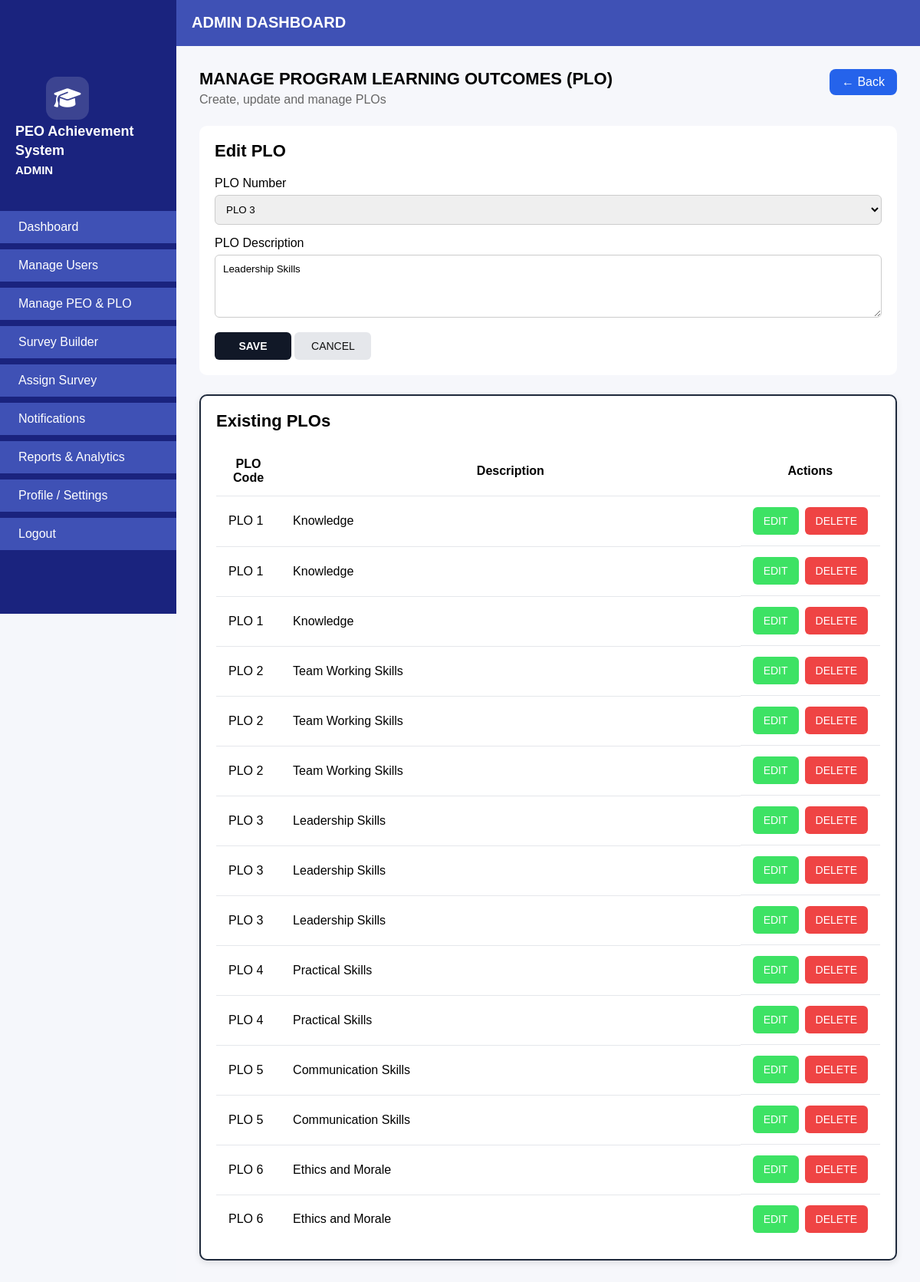
Page /manage_plo.php?edit_id=55 on the committed database.
### tables this page shows
CREATE TABLE `peo_plo_mapping` (
  `id` int(11) NOT NULL,
  `peo_code` varchar(10) DEFAULT NULL,
  `peo_description` text DEFAULT NULL,
  `plo_code` varchar(10) DEFAULT NULL,
  `plo_description` text DEFAULT NULL,
  `created_at` timestamp NOT NULL DEFAULT current_timestamp()
);

### manage_plo.php (the view, shortened to what this page needs)
<?php
require_once 'db.php';
$editPlo = null;
if (isset($_GET['edit_id'])) {
    $stmt = $pdo->prepare("
        SELECT * FROM peo_plo_mapping
        WHERE id = ?
    ");
    $stmt->execute([(int)$_GET['edit_id']]);
    $editPlo = $stmt->fetch(PDO::FETCH_ASSOC);
}
$plos = $pdo->query("
    SELECT id, plo_code, plo_description
    FROM peo_plo_mapping
    WHERE plo_code IS NOT NULL
    ORDER BY plo_code ASC
")->fetchAll(PDO::FETCH_ASSOC);
?>
<!DOCTYPE html>
<html lang="en">
<head>
<link rel="stylesheet"
    href="https://cdnjs.cloudflare.com/ajax/libs/font-awesome/6.5.1/css/all.min.css">
<link rel="stylesheet" href="assets/css/style.css">
</head>
<body>
<div class="top-header">
    <h2>ADMIN DASHBOARD</h2>
</div>
<div class="sidebar">
    <div class="logo">
        <div class="sidebar-icon">
    <i class="fa-solid fa-graduation-cap"></i>
    </div>
        PEO Achievement System<br><small>ADMIN</small>
    </div>
    <ul>
        <li><a href="dashboard.php">Dashboard</a></li>
        <li><a href="manage_users.php">Manage Users</a></li>
        <li class="active"><a href="manage_peo_plo.php">Manage PEO & PLO</a></li>
        <li><a href="survey_builder.php">Survey Builder</a></li>
        <li><a href="assign_survey.php">Assign Survey</a></li>
        <li><a href="notifications.php">Notifications</a></li>
        <li><a href="reports.php">Reports & Analytics</a></li>
        <li><a href="profile_settings.php">Profile / Settings</a></li>
        <li><a href="logout.php">Logout</a></li>
    </ul>
</div>
<div class="main-content">
<div class="page-header">
    <div>
        <h2>MANAGE PROGRAM LEARNING OUTCOMES (PLO)</h2>
        <p>Create, update and manage PLOs</p>
    </div>
    <a href="manage_peo_plo.php" class="btn-back">← Back</a>
</div>
<div class="form-box">
    <h3><?= $editPlo ? 'Edit PLO' : 'Add New PLO' ?></h3>
    <form method="POST">
        <div class="form-group">
            <label>PLO Number</label>
            <select name="plo_code" required>
                <?php
                $selectedPlo = $editPlo['plo_code'] ?? '';
                for ($i = 1; $i <= 15; $i++):
                    $code = "PLO $i";
                ?>
                    <option value="<?= $code ?>" <?= ($selectedPlo === $code) ? 'selected' : '' ?>>
                        <?= $code ?>
                    </option>
                <?php endfor; ?>
            </select>
        </div>
        <div class="form-group">
            <label>PLO Description</label>
            <textarea name="plo_description" rows="4" required><?= htmlspecialchars($editPlo['plo_description'] ?? '') ?></textarea>
        </div>
        <button type="submit" name="<?= $editPlo ? 'edit_plo' : 'add_plo' ?>" class="btn-primary">
            SAVE
        </button>
        <?php if ($editPlo): ?>
            <a href="manage_plo.php" class="btn-secondary">CANCEL</a>
        <?php endif; ?>
    </form>
</div>
<div class="card">
    <h3>Existing PLOs</h3>
    <table class="table">
        <tr>
            <th>PLO Code</th>
            <th>Description</th>
            <th>Actions</th>
        </tr>
        <?php if ($plos): foreach ($plos as $plo): ?>
        <tr>
            <td><?= htmlspecialchars($plo['plo_code']) ?></td>
            <td><?= htmlspecialchars($plo['plo_description']) ?></td>
            <td class="actions">
                <a href="?edit_id=<?= $plo['id'] ?>" class="btn-edit-sm">EDIT</a>
                <a href="?delete_id=<?= $plo['id'] ?>" class="btn-delete-sm"
                   onclick="return confirm('Delete this PLO?')">DELETE</a>
            </td>
        </tr>
        <?php endforeach; else: ?>
        <tr>
            <td colspan="3">No PLO available</td>
        </tr>
        <?php endif; ?>
    </table>
</div>
</div>
</body>
</html>

### assets/css/style.css (style rules this page uses)
* { margin: 0; padding: 0; box-sizing: border-box; font-family: Arial, sans-serif; }
html, body { height: 100%; background-color: #f5f5f5; background-image: radial-gradient(rgba(0,0,0,0.02) 1px, transparent 1px); background-size: 20px 20px; }
.top-header { width: 100%; height: 60px; background: #3F51B5; border-bottom: 1px solid #3F51B5; display: flex; align-items: center; padding-left: 250px; }
.top-header h2 { font-size: 20px; font-weight: bold; color: white; }
.sidebar { width: 230px; height: 100vh; background: #1A237E; color: white; position: fixed; top: 0; left: 0; padding-top: 80px; }
.sidebar .logo { font-size: 18px; font-weight: bold; margin-bottom: 40px; padding-left: 20px; line-height: 1.4; }
.sidebar ul { list-style: none; padding-left: 0; }
.sidebar ul li { margin-bottom: 8px; }
.sidebar ul li a { display: block; padding: 12px 20px; color: #fff; text-decoration: none; background: #3F51B5; border-left: 4px solid transparent; transition: 0.2s; }
.sidebar-icon { width: 56px; height: 56px; background: rgba(255,255,255,0.15); border-radius: 14px; display: flex; align-items: center; justify-content: center; margin: 20px auto 3px 60px; }
.sidebar-icon i { font-size: 28px; color: #fff; }
.main-content { margin-left: 250px; padding: 20px; }
.main-content h3 { font-size: 22px; margin-bottom: 20px; }
.card { width: 22%; background: #ffffff; border: 1px solid #ddd; box-shadow: 0px 3px 8px rgba(0,0,0,0.1); padding: 20px; border-radius: 6px; }
.table { width: 100%; border-collapse: collapse; }
.table th, .table td { padding: 12px 16px; vertical-align: middle; }
* { box-sizing: border-box; }
body { margin: 0; padding: 0; background: #f5f7fb; }
.main-content { margin-left: 260px; padding: 20px 24px; min-height: calc(100vh - 70px); background: #f5f7fb; }
.main-content > * { max-width: 1500px; margin-left: auto; margin-right: auto; }
.page-header { display: flex; justify-content: space-between; align-items: center; margin-bottom: 25px; }
.page-header h2 { margin: 0; }
.btn-primary { background: #1e293b; color: #fff; padding: 10px 16px; border-radius: 6px; text-decoration: none; font-weight: 600; }
.card { width: 100%; margin-bottom: 30px; margin: 0 auto 30px; background: #fff; border: 2px solid #1e293b; border-radius: 8px; }
.table { width: 100%; border-collapse: collapse; table-layout: auto; }
.table th:nth-child(1), .table td:nth-child(1) { width: 10%; }
.table th:nth-child(2), .table td:nth-child(2) { width: 80%; }
.form-group { margin-bottom: 16px; }
.form-group label { display: block; margin-bottom: 6px; font-weight: 500; }
.form-group input, .form-group select { width: 100%; padding: 8px; }
.table tbody tr { height: 52px; }
.page-header { margin-bottom: 25px; }
.page-header h2 { margin: 0; font-size: 22px; }
.page-header p { color: #666; margin-top: 5px; }

### rows in the picture
peo_plo_mapping: plo_code "PLO 3", plo_description "Leadership Skills"
peo_plo_mapping: plo_code "PLO 1", plo_description "Knowledge"
peo_plo_mapping: plo_code "PLO 1", plo_description "Knowledge"
peo_plo_mapping: plo_code "PLO 1", plo_description "Knowledge"
peo_plo_mapping: plo_code "PLO 2", plo_description "Team Working Skills"
peo_plo_mapping: plo_code "PLO 2", plo_description "Team Working Skills"
peo_plo_mapping: plo_code "PLO 2", plo_description "Team Working Skills"
peo_plo_mapping: plo_code "PLO 3", plo_description "Leadership Skills"
peo_plo_mapping: plo_code "PLO 3", plo_description "Leadership Skills"
peo_plo_mapping: plo_code "PLO 4", plo_description "Practical Skills"
peo_plo_mapping: plo_code "PLO 4", plo_description "Practical Skills"
peo_plo_mapping: plo_code "PLO 5", plo_description "Communication Skills"
peo_plo_mapping: plo_code "PLO 5", plo_description "Communication Skills"
peo_plo_mapping: plo_code "PLO 6", plo_description "Ethics and Morale"
peo_plo_mapping: plo_code "PLO 6", plo_description "Ethics and Morale"
